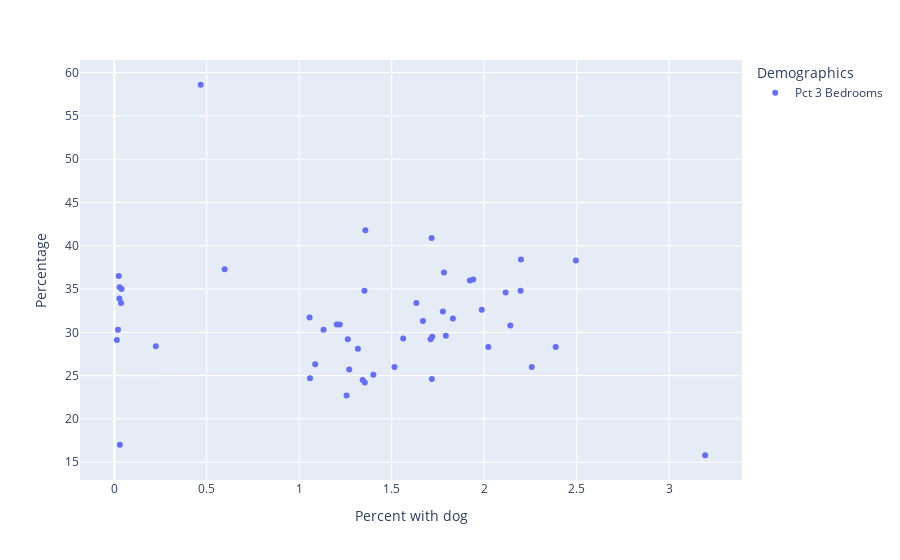

Source (notebook cell):
### Code cell
plot_attribute('Pct 3 Bedrooms')

### Figure 1 — Plotly figure (JSON) as saved in the notebook; plotly's stock layout.template omitted (floating-point values rounded to 4 significant figures)
{"data": [{"hovertemplate": "variable=Pct 3 Bedrooms<br>households_with_dog_pct=%{x}<br>value=%{y}<extra></extra>", "legendgroup": "Pct 3 Bedrooms", "marker": {"color": "#636efa", "symbol": "circle"}, "mode": "markers", "name": "Pct 3 Bedrooms", "orientation": "v", "showlegend": true, "type": "scatter", "x": [1.782, 1.358, 1.401, 1.922, 0.01382, 1.719, 2.116, 1.515, 1.262, 1.669, 0.02869, 0.5967, 1.633, 1.987, 0.4673, 1.717, 0.2245, 0.02395, 2.496, 0.03003, 0.03648, 0.01968, 1.343, 0.0393, 0.0274, 1.562, 1.086, 1.71, 1.058, 1.056, 1.219, 1.203, 1.256, 2.199, 1.793, 1.777, 2.257, 1.27, 1.131, 1.353, 1.831, 3.195, 1.716, 1.317, 1.941, 1.354, 2.141, 2.022, 2.197, 2.387], "xaxis": "x", "y": [36.9, 41.8, 25.1, 36, 29.1, 29.5, 34.6, 26, 29.2, 31.3, 35.2, 37.3, 33.4, 32.6, 58.6, 24.6, 28.4, 36.5, 38.3, 17, 33.4, 30.3, 24.5, 35, 33.9, 29.3, 26.3, 29.2, 24.7, 31.7, 30.9, 30.9, 22.7, 38.4, 29.6, 32.4, 26, 25.7, 30.3, 34.8, 31.6, 15.8, 40.9, 28.1, 36.1, 24.2, 30.8, 28.3, 34.8, 28.3], "yaxis": "y"}], "layout": {"legend": {"title": {"text": "Demographics"}, "tracegroupgap": 0}, "margin": {"t": 60}, "xaxis": {"anchor": "y", "domain": [0, 1], "title": {"text": "Percent with dog"}}, "yaxis": {"anchor": "x", "domain": [0, 1], "title": {"text": "Percentage"}}}}
